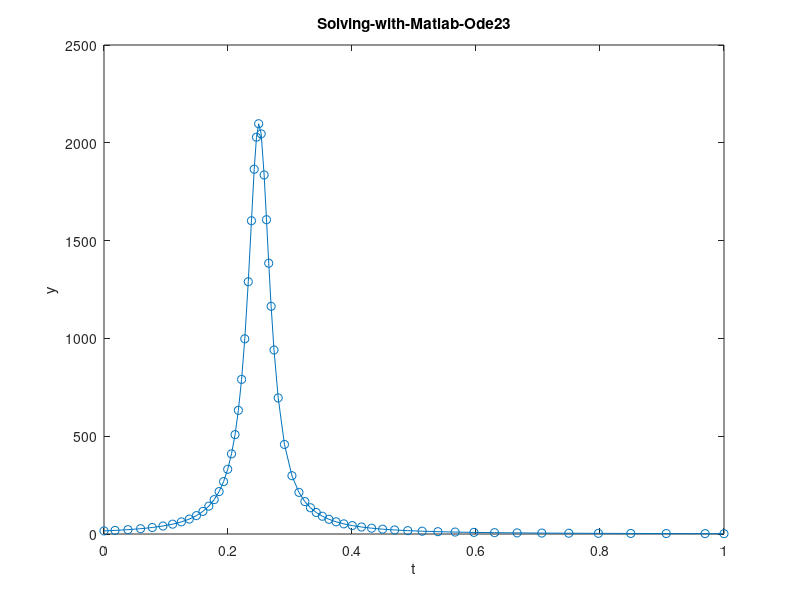

MATLAB code to generate this figure:
% define the function handle
a = 0.25;
dydt = @(t,y) 2*(a - t)*y^2;

% set initial condition
y0 = 15.9;

% call the solver
[T, Y] = ode23(dydt, [0, 1], y0);

% display the result
plot(T, Y, '-o')
xlabel('t')
ylabel('y')
title('Solving-with-Matlab-Ode23')
saveas(gcf, 'Solving-with-Matlab-Ode23', 'png')
